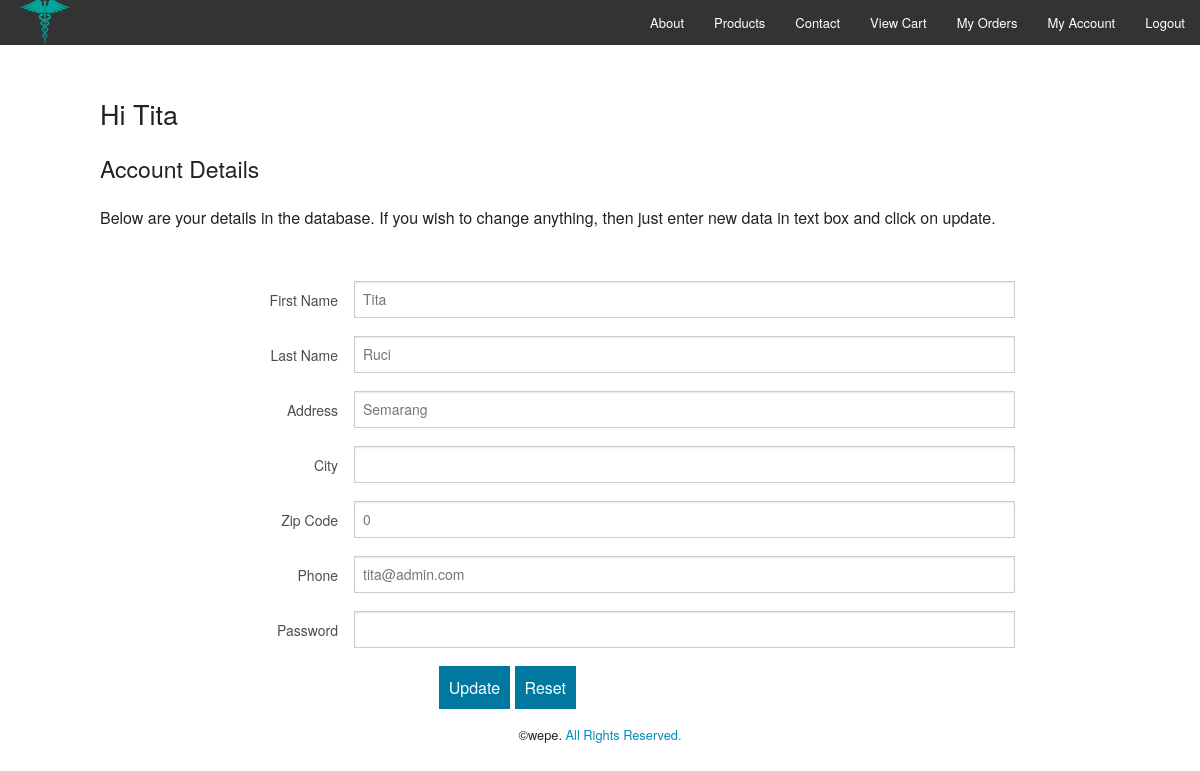
The app's page /account.php (signed in) with its own data.
### tables this page shows
CREATE TABLE `users` (
  `id` int(11) NOT NULL,
  `fname` varchar(25) NOT NULL,
  `lname` varchar(25) NOT NULL,
  `address` varchar(255) NOT NULL,
  `city` varchar(50) NOT NULL,
  `pin` int(6) NOT NULL,
  `phone` varchar(15) NOT NULL,
  `password` varchar(50) NOT NULL,
  `type` varchar(20) NOT NULL DEFAULT 'user'
);

### account.php (the view, shortened to what this page needs)
<?php
include 'include/account.php';
include 'include/headeruser.php';
?>
  <body>
<?php
include 'include/navbaruser.php';
?>
    <div class="row" style="margin-top:30px;">
      <div class="small-12">
        <p><?php echo '<h3>Hi ' .$_SESSION['fname'] .'</h3>'; ?></p>
        <p><h4>Account Details</h4></p>
        <p>Below are your details in the database. If you wish to change anything, then just enter new data in text box and click on update.</p>
      </div>
    </div>
    <form method="POST" action="update.php" style="margin-top:30px;">
      <div class="row">
        <div class="small-12">
          <div class="row">
            <div class="small-3 columns">
              <label for="right-label" class="right inline">First Name</label>
            </div>
            <div class="small-8 columns end">
              <?php
                $result = $mysqli->query('SELECT * FROM users WHERE id='.$_SESSION['id']);
                if($result) {
                  $obj = $result->fetch_object();
                  echo '<input type="text" id="right-label" placeholder="'. $obj->fname. '" name="fname">';
                  echo '</div>';
                   echo '</div>';
                  echo '<div class="row">';
                  echo '<div class="small-3 columns">';
                  echo '<label for="right-label" class="right inline">Last Name</label>';
                  echo '</div>';
                  echo '<div class="small-8 columns end">';
                  echo '<input type="text" id="right-label" placeholder="'. $obj->lname. '" name="lname">';
                  echo '</div>';
                  echo '</div>';
                  echo '<div class="row">';
                  echo '<div class="small-3 columns">';
                  echo '<label for="right-label" class="right inline">Address</label>';
                  echo '</div>';
                  echo '<div class="small-8 columns end">';
                  echo '<input type="text" id="right-label" placeholder="'. $obj->address. '" name="address">';
                  echo '</div>';
                  echo '</div>';
                  echo '<div class="row">';
                  echo '<div class="small-3 columns">';
                  echo '<label for="right-label" class="right inline">City</label>';
                  echo '</div>';
                  echo '<div class="small-8 columns end">';
                  echo '<input type="text" id="right-label" placeholder="'. $obj->city. '" name="city">';
                  echo '</div>';
                  echo '</div>';
                  echo '<div class="row">';
                  echo '<div class="small-3 columns">';
                  echo '<label for="right-label" class="right inline">Zip Code</label>';
                  echo '</div>';
                  echo '<div class="small-8 columns end">';
                  echo '<input type="text" id="right-label" placeholder="'. $obj->pin. '" name="pin">';
                  echo '</div>';
                  echo '</div>';
                  echo '<div class="row">';
                  echo '<div class="small-3 columns">';
                  echo '<label for="right-label" class="right inline">Phone</label>';
                  echo '</div>';
                  echo '<div class="small-8 columns end">';
                  echo '<input type="email" id="right-label" placeholder="'. $obj->phone. '" name="phone">';
                  echo '</div>';
                  echo '</div>';
              }
              echo '<div class="row">';
              echo '<div class="small-3 columns">';
              echo '<label for="right-label" class="right inline">Password</label>';
              echo '</div>';
              echo '<div class="small-8 columns end">';
              echo '<input type="password" id="right-label" name="pwd">';
              echo '</div>';
              echo '</div>';
          ?>
          <div class="row">
            <div class="small-8 columns">
              <input type="submit" id="right-label" value="Update" style="background: #0078A0; border: none; color: #fff; font-family: 'Helvetica Neue', sans-serif; font-size: 1em; padding: 10px;">
              <input type="reset" id="right-label" value="Reset" style="background: #0078A0; border: none; color: #fff; font-family: 'Helvetica Neue', sans-serif; font-size: 1em; padding: 10px;">
            </div>
          </div>
        </div>
      </div>
    </form>
<?php include 'include/footer.php'; ?>

### records on screen
users: fname "Tita", lname "Ruci", address "Semarang", pin "0", phone "tita@admin.com"

### other values on screen
$_SESSION['fname'] "Tita"
